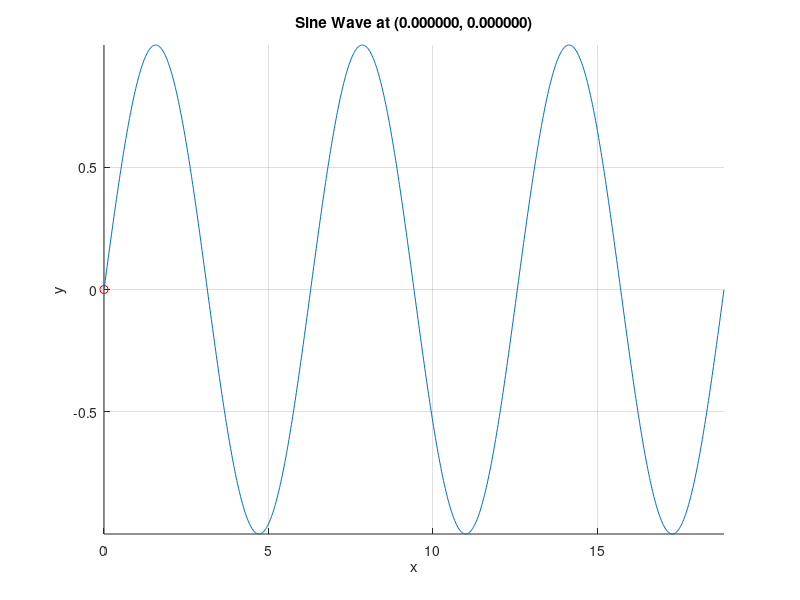
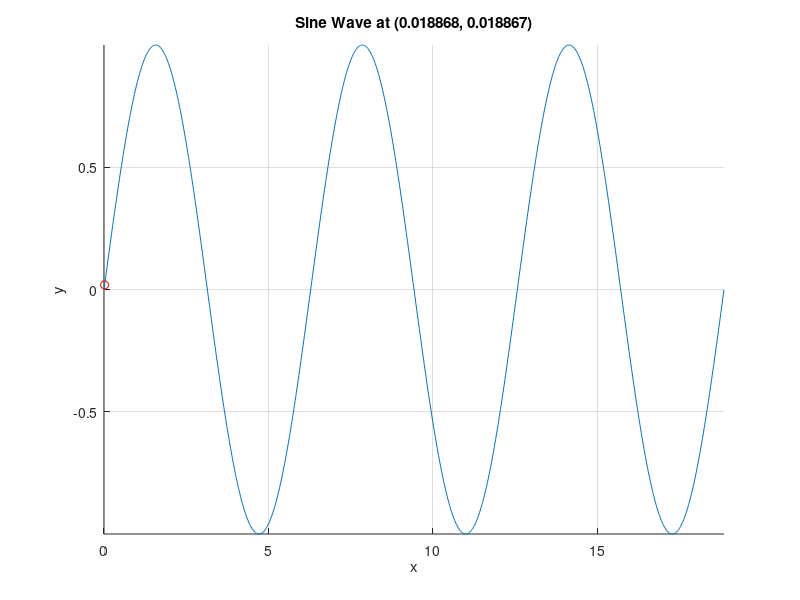
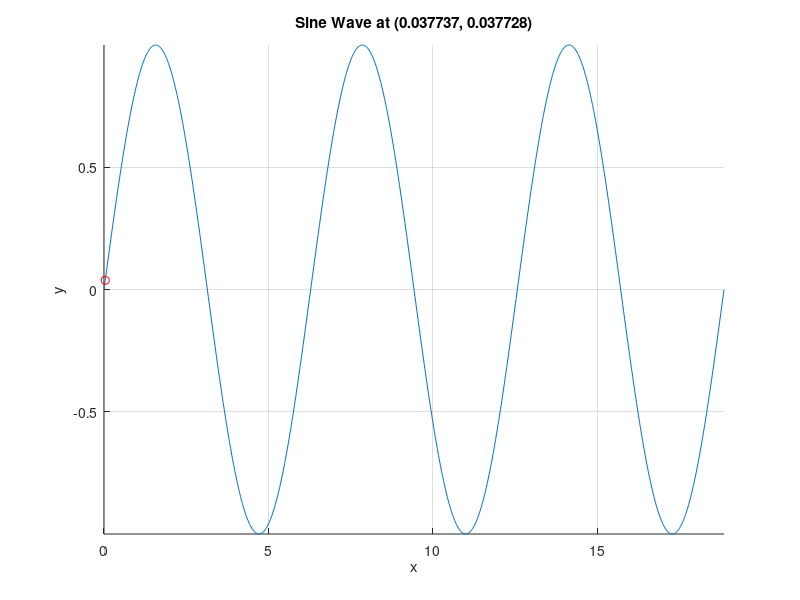
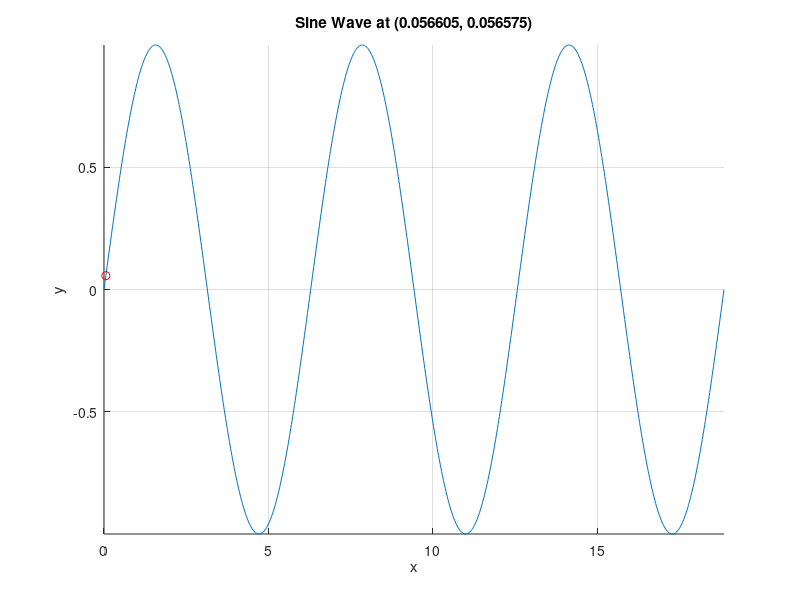

Write the MATLAB code that produced these figures, in order.
% Script showing animation created of successive frames which then are converted to movie with the help of other program.
% Implementation using: ImageMagick/mencoder to manipulate the frames.
% Author: Chris B. Kirov
% Date: 15.09.2017 

% Method
% 1. Generate the frames in a loop.
% 2. Save each frame in the desired extension (.png).
% 3. Use ImageMagick to stitch together the images as movie .gif.
% 4. Play the output .gif to watch the simulation.

% From command prompt: change current directory to D:\...\output
% execute the following command: 
% magick convert -delay 10 -loop 0 *png asinesimulation.gif
% convert all .png files (1000 frames) in a .gif, with no loops 
% and delay of: 10 * 1/100 sec; store in same directory.

% OR
% 3. Use mencoder to convert frames to .avi video.
% Download and place folder in C:\;
% add directory of mencoder.exe in environment variable path. 

% From command promt: change current directory to D:\...\output
% execute the following command:
% mencoder mf://*.png -mf w=640 :h=480:fps=25:type=png -ovc lavc -lavcopts
% vcodec=mpeg4:mbd=2:trell -oac copy -o ASineMovie.avi
clc
clear
close all

N = 1000;                                                              % number of frames
x = linspace(0, 6*pi, N);
y = sin(x);

fh = figure();                                                         % get graphics handle

for i = 1 : N                                                           % run animation
  
  clf
  hold on  
  plot(x, y);
  plot(x(i), y(i), 'ro')
  
  grid on
  axis tight

  title( sprintf( 'Sine Wave at (%f, %f)', x(i), y(i) ) )
  xlabel('x')
  ylabel('y')
  
  drawnow
  
  % create figure name: fr####.png 
  framename = sprintf('D:\\Matlab Projects\\Intro to MATLAB - Octave\\output\\fr%04d.png', i);
  
  print(fh, framename);                                         % save current figure  

end  



 
